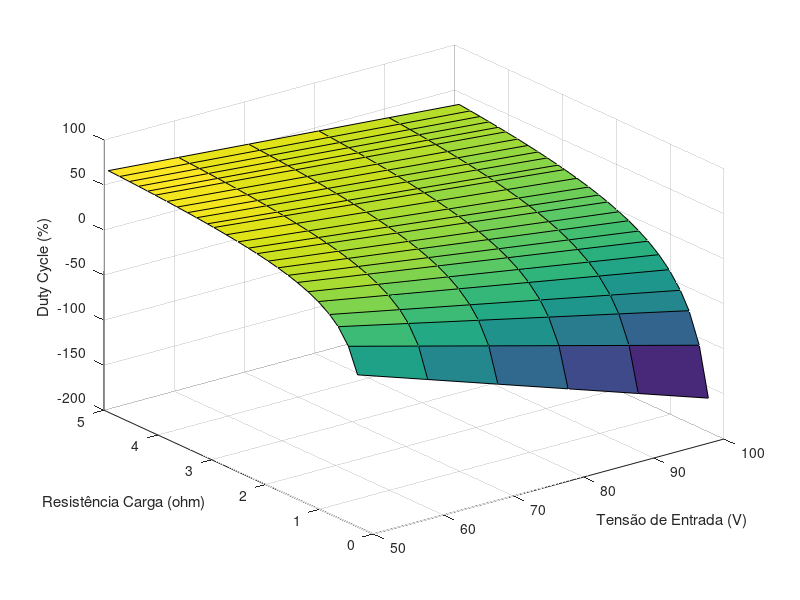

Write MATLAB code to recreate this figure.
clear; clc; close all;

%% 
P_des = 5e3;
R_load = [0.29 0.46 0.65 0.81 1.02 1.21 1.41 1.58 1.77 1.95 2.16 2.32 2.51 ...
    2.73 2.96 3.08 3.28 3.45 3.64 3.83 4.05 4.19 4.36 4.53 4.71 4.92];

%%

Vout = sqrt(P_des.*R_load);
Iout = Vout./R_load;

Vin = 50:10:100; Vin = Vin(:);

[R_grid, Vin_grid] = meshgrid(R_load, Vin);
[Vout_grid, ~] = meshgrid(Vout, Vin);

duty_grid = 1 - Vin_grid./Vout_grid;

%% 

figure(1)

surf(Vin_grid, R_grid, 100*duty_grid);
xlabel('Tensão de Entrada (V)');
ylabel('Resistência Carga (ohm)');
zlabel('Duty Cycle (%)');
